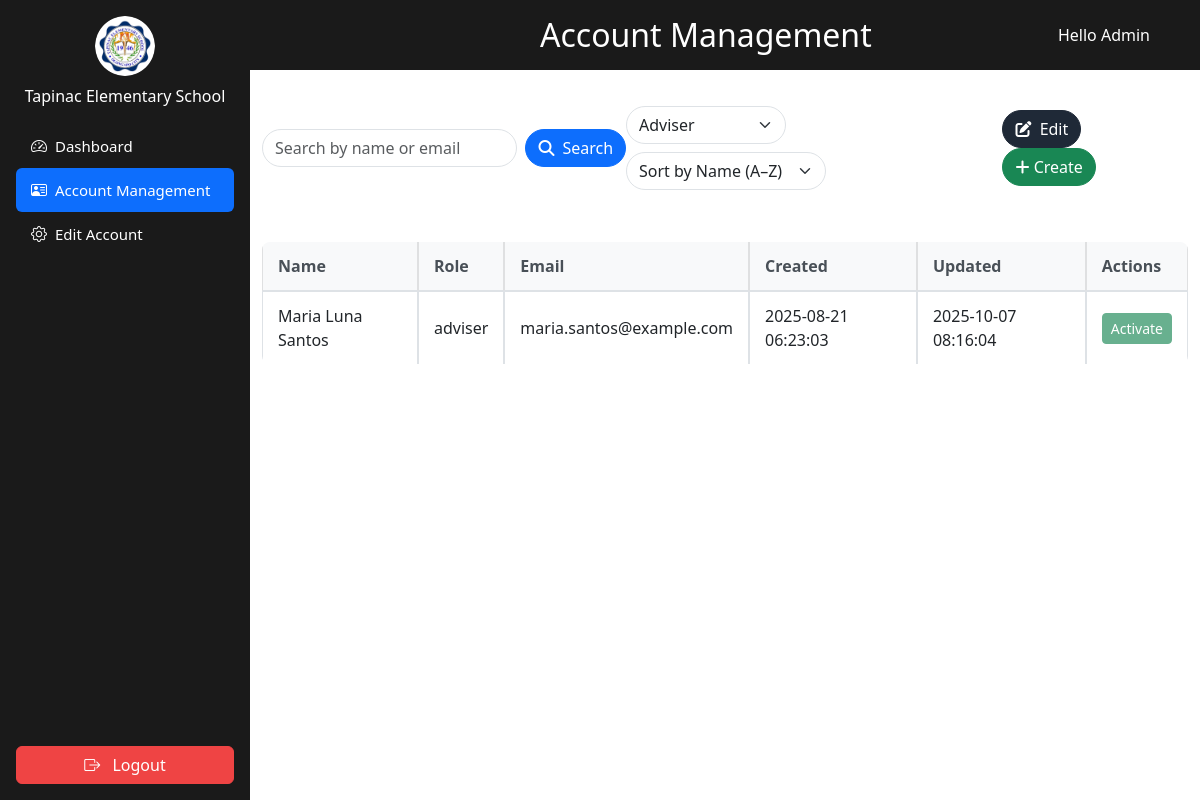
The page /views/admin/admin_manage_user.php?role=adviser (signed in) on the database its author committed.
### tables this page shows
CREATE TABLE `users` (
  `id` int(11) NOT NULL,
  `username` varchar(50) NOT NULL,
  `password` varchar(255) NOT NULL,
  `role_id` int(11) DEFAULT NULL,
  `teacher_id` int(11) DEFAULT NULL,
  `force_password_reset` tinyint(1) DEFAULT 1,
  `updated_at` DATETIME DEFAULT CURRENT_TIMESTAMP ON UPDATE CURRENT_TIMESTAMP
);

CREATE TABLE `roles` (
  `id` int(11) NOT NULL,
  `role_name` varchar(50) NOT NULL
);

CREATE TABLE `teachers` (
  `id` int(11) NOT NULL,
  `fname` varchar(100) NOT NULL,
  `mname` varchar(100) DEFAULT NULL,
  `lname` varchar(100) NOT NULL,
  `email` varchar(255) NOT NULL,
  `created_at` datetime DEFAULT current_timestamp(),
  `updated_at` datetime DEFAULT current_timestamp() ON UPDATE current_timestamp()
);

### views/admin/admin_manage_user.php (the view, shortened to what this page needs)
<?php
$pdo = new PDO("mysql:host=localhost;dbname=grading_system", "root", "");
$pdo->setAttribute(PDO::ATTR_ERRMODE, PDO::ERRMODE_EXCEPTION);
$role   = $_GET['role'] ?? '';
$sort   = $_GET['sort'] ?? 'name-asc';
$params = [];
$sql = "
    SELECT
        users.id AS user_id,
        CONCAT(teachers.fname, ' ', teachers.mname, ' ', teachers.lname) AS fullname,
        roles.role_name AS role,
        teachers.email,
        teachers.created_at,
        teachers.updated_at
    FROM users
    JOIN teachers ON users.teacher_id = teachers.id
    JOIN roles ON users.role_id = roles.id
    WHERE 1
";
$sql .= " AND users.id != ?";
$params[] = $_SESSION['user_id'];
if (!empty($role)) {
    $sql .= " AND roles.role_name = ?";
    $params[] = $role;
}
if (!empty($role)) {
    $sql .= " AND roles.role_name = ?";
    $params[] = $role;
}
$sortOptions = [
    'name-asc'      => 'fullname ASC',
    'name-desc'     => 'fullname DESC',
    'email-asc'     => 'teachers.email ASC',
    'email-desc'    => 'teachers.email DESC',
    'created-asc'   => 'teachers.created_at ASC',
    'created-desc'  => 'teachers.created_at DESC',
    'modified-asc'  => 'teachers.updated_at ASC',
    'modified-desc' => 'teachers.updated_at DESC'
];
$orderBy = $sortOptions[$sort] ?? 'fullname ASC';
$sql .= " ORDER BY $orderBy";
$stmt = $pdo->prepare($sql);
$stmt->execute($params);
$accounts = $stmt->fetchAll(PDO::FETCH_ASSOC);
$roleStmt = $pdo->query("
    SELECT roles.role_name, COUNT(users.id) AS user_count
    FROM roles
    LEFT JOIN users ON roles.id = users.role_id
    GROUP BY roles.role_name
");
$roleData = $roleStmt->fetchAll(PDO::FETCH_KEY_PAIR);
?>
<!DOCTYPE html>
<html lang="en">
<head>
  <link rel="stylesheet" href="https://cdn.jsdelivr.net/npm/bootstrap@5.3.0/dist/css/bootstrap.min.css">
    <link rel="stylesheet" href="../../assets/css/sidebar.css">
    <link rel="stylesheet" href="../../assets/css/all_role_style/style.css">
    <link href="https://cdn.jsdelivr.net/npm/bootstrap@5.3.0/dist/css/bootstrap.min.css" rel="stylesheet">
    <link rel="stylesheet" href="https://cdn.jsdelivr.net/npm/bootstrap-icons@1.10.5/font/bootstrap-icons.css">
    <link rel="stylesheet" href="https://cdnjs.cloudflare.com/ajax/libs/font-awesome/6.5.2/css/all.min.css">
</head>
<body>
<?php include '../../layoutnav/adminbar.php'; ?>
<div>
  <div style="
    background-color: #1a1a1a;
    color: white;
    padding: 20px 20px;
    display: flex;
    justify-content: center;
    align-items: center;
    position: sticky;
    top: 0;
    z-index: 999;
    min-height: 70px;
  ">
    <h2 class="m-0" style="position: absolute; left: 45%; transform: translateX(-50%) margin: left;">
      Account Management
    </h2>
    <?php if (isset($_SESSION['full_name'])): ?>
      <span style="position: absolute; right: 50px;">
        Hello Admin
      </span>
    <?php endif; ?>
  </div>
    <div class="container-fluid">
      <div class="row justify-content-center">
        <div class="col-12 col-lg-90">
          <div class="main-content">
            <div class="search-and-buttons sticky-top bg-white py-3 z-1">
              <div class="row mb-3">
                <div class="col d-flex">
                  <form id="searchForm" class="d-flex w-100" method="GET">
                    <input type="text" name="search" id="searchInput" class="form-control rounded-pill me-2"
                          placeholder="Search by name or email" value="<?= htmlspecialchars($_GET['search'] ?? '') ?>"  />
                    <button class="btn btn-primary rounded-pill d-flex align-items-center" type="submit">
                      <i class="fa-solid fa-magnifying-glass me-2"></i>
                      <span>Search</span>
                    </button>
                  </form>
                </div>
              </div>
              <div class="row g-2 align-items-center mb-3">
                <form method="GET" class="d-flex flex-wrap gap-2">
                  <div class="col-auto">
                    <select name="role" id="roleFilter" class="form-select rounded-pill" onchange="this.form.submit()">
                      <?php
                        $roles = ['admin', 'adviser', 'masterteacher', 'principal', 'teacher'];
                        foreach ($roles as $r) {
                            $count = $roleData[$r] ?? 0;
                            $selected = ($role === $r) ? 'selected' : '';
                            $disabled = ($count == 0) ? 'disabled' : '';
                            echo "<option value=\"$r\" $selected $disabled>" . ucfirst($r) . "</option>";
                        }
                      ?>
                    </select>
                  </div>
                  <div class="col-auto">
                    <select name="sort" id="sortSelect" class="form-select rounded-pill" onchange="this.form.submit()"
                      style="width: 200px; text-overflow: ellipsis; white-space: nowrap; overflow: hidden;">
                      <option value="name-asc" <?= ($_GET['sort'] ?? '')=== 'name-asc' ? 'selected' : '' ?>>Sort by Name (A–Z)</option>
                    </select>
                  </div>
                </form>
              </div>
                <div class="action-buttons mb-3">
                    <button id="toggleEditMode" type="button" class="btn btn-dark rounded-pill">
                    <i class="fas fa-edit me-1"></i> <span>Edit</span>
                </button>
                <button type="button" class="btn btn-success rounded-pill" data-bs-toggle="modal" data-bs-target="#createUserModal">
                  <i class="fas fa-plus"></i> Create
                </button>
              </div>
            </div>
            <div class="table-responsive" style="max-height: 400px; overflow-y: auto;">
              <table class="table table-hover table-bordered mb-0">
                <thead class="table-light sticky-top top-0">
                  <tr>
                    <th scope="col">Name</th>
                    <th scope="col">Role</th>
                    <th scope="col">Email</th>
                    <th scope="col">Created</th>
                    <th scope="col">Updated</th>
                    <th scope="col">Actions</th>
                  </tr>
                </thead>
                <tbody>
                  <?php if (!empty($accounts)): ?>
                    <?php foreach ($accounts as $account): ?>
                      <tr>
                        <td><?= htmlspecialchars($account['fullname']) ?></td>
                        <td><?= htmlspecialchars($account['role']) ?></td>
                        <td><?= htmlspecialchars($account['email']) ?></td>
                        <td><?= htmlspecialchars($account['created_at']) ?></td>
                        <td><?= htmlspecialchars($account['updated_at']) ?></td>
                        <td><button class="btn btn-sm btn-success" disabled>Activate</button></td>
                      </tr>
                    <?php endforeach; ?>
                  <?php endif; ?>
                </tbody>
              </table>
            </div>
          </div>
        </div>
      </div>
    </div>
</div>
</body>
</html>

### assets/css/sidebar.css (style rules this page uses)
.main-content { margin-left: 250px; padding: 20px; }

### assets/css/all_role_style/style.css (style rules this page uses)
body { background-color: #f0f2f5; }
.main-content { margin-left: 250px; flex: 1; padding: 0; }
.container-fluid { padding-top: 20px; }
.search-and-buttons { display: flex; justify-content: space-between; align-items: center; margin-bottom: 20px; }
.action-buttons .btn { margin-left: 10px; border-radius: 8px; font-weight: 500; }
.table-responsive { margin-top: 20px; }
.table { border-radius: 8px; overflow: hidden; border-collapse: separate; border-spacing: 0; }
.table thead th { background-color: #f8f9fa; color: #495057; font-weight: 600; border-bottom: 1px solid #dee2e6; padding: 12px 15px; }
.table tbody tr { background-color: #fff; }
.table tbody td { padding: 12px 15px; vertical-align: middle; border-top: 1px solid #dee2e6; }
.btn-dark { background-color: #1F2937 !important; border-color: #1F2937 !important; }

### rows shown on the page
users: fullname "Maria Luna Santos", role.role_name "adviser", teacher.email "maria.santos@example.com", teacher.created_at "2025-08-21 06:23:03", teacher.updated_at "2025-10-07 08:16:04"

### other values the page prints
form field role "Adviser"
